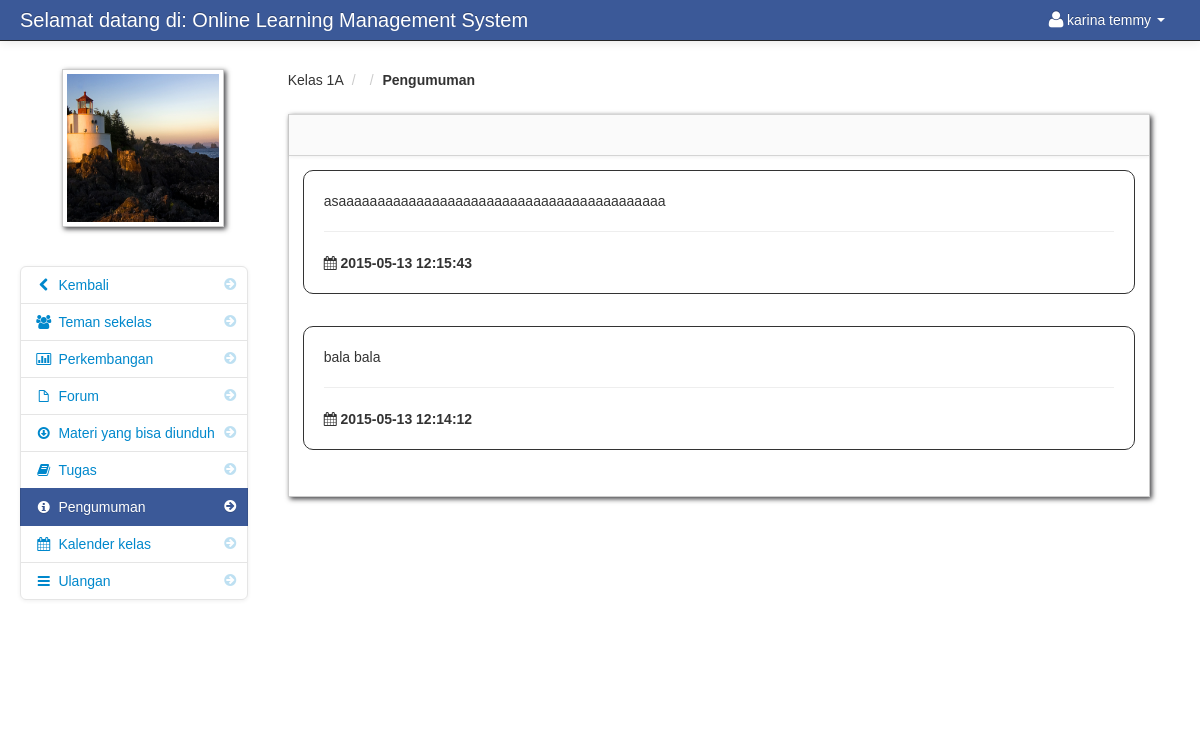
The page /announcements_student.php?id=201 (signed in) on the database its author committed.
### tables this page shows
CREATE TABLE IF NOT EXISTS `student` (
  `student_id` int(11) NOT NULL AUTO_INCREMENT,
  `firstname` varchar(100) NOT NULL,
  `lastname` varchar(100) NOT NULL,
  `class_id` int(11) NOT NULL,
  `username` varchar(100) NOT NULL,
  `password` varchar(100) NOT NULL,
  `location` varchar(100) NOT NULL,
  `status` varchar(100) NOT NULL,
  `forum_notification` enum('0','1') NOT NULL DEFAULT '1',
  `email` varchar(30) NOT NULL,
  PRIMARY KEY (`student_id`)
);

CREATE TABLE IF NOT EXISTS `teacher_class` (
  `teacher_class_id` int(11) NOT NULL AUTO_INCREMENT,
  `teacher_id` int(11) NOT NULL,
  `class_id` int(11) NOT NULL,
  `subject_id` int(11) NOT NULL,
  `thumbnails` varchar(100) NOT NULL,
  `school_year` varchar(100) NOT NULL,
  PRIMARY KEY (`teacher_class_id`)
);

CREATE TABLE IF NOT EXISTS `class` (
  `class_id` int(11) NOT NULL AUTO_INCREMENT,
  `class_name` varchar(100) NOT NULL,
  PRIMARY KEY (`class_id`)
);

CREATE TABLE IF NOT EXISTS `teacher_class_announcements` (
  `teacher_class_announcements_id` int(11) NOT NULL AUTO_INCREMENT,
  `content` varchar(500) NOT NULL,
  `teacher_id` varchar(100) NOT NULL,
  `teacher_class_id` int(11) NOT NULL,
  `date` varchar(50) NOT NULL,
  PRIMARY KEY (`teacher_class_announcements_id`)
);

### session.php (called while the page is built, shortened)
<?php
$session_id=$_SESSION['id'];
?>

### announcements_student.php (the view, shortened to what this page needs)
<?php include('header_dashboard.php'); ?>
<?php include('session.php'); ?>
<?php $get_id = $_GET['id']; ?>
    <body>
		<?php include('navbar_student.php'); ?>
        <div class="container-fluid">
            <div class="row-fluid">
				<?php include('annoucement_link_student.php'); ?>
                <div class="span9" id="content">
                     <div class="row-fluid">
										<?php $class_query = mysql_query("select * from teacher_class
										LEFT JOIN class ON class.class_id = teacher_class.class_id
										LEFT JOIN subject ON subject.subject_id = teacher_class.subject_id
										where teacher_class_id = '$get_id'")or die(mysql_error());
										$class_row = mysql_fetch_array($class_query);
										?>
					     <ul class="breadcrumb">
							<li><a href="#"><?php echo $class_row['class_name']; ?></a> <span class="divider">/</span></li>
							<li><a href="#"><?php echo $class_row['subject_code']; ?></a> <span class="divider">/</span></li>
							<li><a href="#"><b>Pengumuman</b></a></li>
						</ul>
                        <div id="block_bg" class="block">
                            <div class="navbar navbar-inner block-header">
                            </div>
                            <div class="block-content collapse in">
                                <div class="span12">
								 <?php
								 $query_announcement = mysql_query("select * from teacher_class_announcements
																	where  teacher_class_id = '$get_id' order by date DESC
																	")or die(mysql_error());
								$count = mysql_num_rows($query_announcement);
								if ($count > 0){
								 while($row = mysql_fetch_array($query_announcement)){
								 $id = $row['teacher_class_announcements_id'];
								 ?>
											<div class="post"  id="del<?php echo $id; ?>">
											<?php echo $row['content']; ?>
											<hr>
											<strong><i class="icon-calendar"></i> <?php echo $row['date']; ?></strong>
											</div>
								<?php }}else{ ?>
								<div class="alert alert-info"><i class="icon-info-sign"></i> Tidak ada pengumuman.</div>
								<?php } ?>
                                </div>
                            </div>
                        </div>
                    </div>
                </div>
                </div>
            </div>
		<?php include('footer.php'); ?>
		<?php include('script.php'); ?>
    </body>
</html>

### navbar_student.php (shortened to what this page needs)
<div class="navbar navbar-fixed-top navbar-inverse">
        <div class="navbar-inner">
            <div class="container-fluid">
                <a class="brand" href="#">Selamat datang di: Online Learning Management System</a>
					<div class="nav-collapse collapse">
						<ul class="nav pull-right">
							<?php $query= mysql_query("select * from student where student_id = '$session_id'")or die(mysql_error());
									$row = mysql_fetch_array($query);
							?>
							<li class="dropdown">
							<link rel="stylesheet" href="popup1/style.css" type="text/css" />
								<a href="#" role="button" class="dropdown-toggle" data-toggle="dropdown"> <i class="icon-user icon-large"></i><?php echo $row['firstname']." ".$row['lastname'];  ?> <i class="caret"></i></a>
							</li>
						</ul>
					</div>
            </div>
        </div>
</div>

### annoucement_link_student.php (shortened to what this page needs)
<div class="span3" id="sidebar">
	<img id="avatar" src="admin/<?php echo $row['location']; ?>" class="img-polaroid">
		<ul class="nav nav-list bs-docs-sidenav nav-collapse collapse">
				<li class=""><a href="dashboard_student.php"><i class="icon-chevron-right"></i><i class="icon-chevron-left"></i>&nbsp;Kembali</a></li>
				<li class=""><a href="my_classmates.php<?php echo '?id='.$get_id; ?>"><i class="icon-chevron-right"></i><i class="icon-group"></i>&nbsp;Teman sekelas</a></li>
				<li class=""><a href="progress.php<?php echo '?id='.$get_id; ?>"><i class="icon-chevron-right"></i><i class="icon-bar-chart"></i>&nbsp;Perkembangan</a></li>
				<li class=""><a href="subject_overview_student.php<?php echo '?id='.$get_id; ?>"><i class="icon-chevron-right"></i><i class="icon-file"></i>&nbsp;Forum</a></li>
				<li class=""><a href="downloadable_student.php<?php echo '?id='.$get_id; ?>"><i class="icon-chevron-right"></i><i class="icon-download"></i>&nbsp;Materi yang bisa diunduh</a></li>
				<li class=""><a href="assignment_student.php<?php echo '?id='.$get_id; ?>"><i class="icon-chevron-right"></i><i class="icon-book"></i>&nbsp;Tugas</a></li>
				<li class="active"><a href="announcements_student.php<?php echo '?id='.$get_id; ?>"><i class="icon-chevron-right"></i><i class="icon-info-sign"></i>&nbsp;Pengumuman</a></li>
				<li class=""><a href="class_calendar_student.php<?php echo '?id='.$get_id; ?>"><i class="icon-chevron-right"></i><i class="icon-calendar"></i>&nbsp;Kalender kelas</a></li>
				<li class=""><a href="student_quiz_list.php<?php echo '?id='.$get_id; ?>"><i class="icon-chevron-right"></i><i class="icon-reorder"></i>&nbsp;Ulangan</a></li>
		</ul>
</div>

### admin/assets/styles.css (style rules this page uses)
body { padding-top: 60px; padding-bottom: 40px; }
#content { margin-left:0px; }
.breadcrumb { margin: 0 0 0px; padding: 10px 0px; background-color: transparent; }
.block { background: url("../images/pixel-60fff.png") repeat scroll 0 0 rgba(0, 0, 0, 0) !important; border: 1px solid #ccc; background: white; margin: 1em 0em; border-top: none; -webkit-box-shadow: 2px 2px 5px rgba(0, 0, 6, 0.75); -moz-box-shadow: 2px 2px 5px rgba(0, 0, 6, 0.75); box-shadow: 2px 2px 5px rgba(0, 0, 6, 0.75); }
.block-content { margin: 1em; min-height: .25em; }
.block-header { margin-bottom: 0px; border-right: none; border-left: none; -webkit-border-radius: 0px; -moz-border-radius: 0px; border-radius: 0px; }
.bs-docs-sidenav { max-width: 228px; margin: 30px 0 0; padding: 0; background-color: #fff; -webkit-border-radius: 6px; -moz-border-radius: 6px; border-radius: 6px; -webkit-box-shadow: 0 1px 4px rgba(0,0,0,.065); -moz-box-shadow: 0 1px 4px rgba(0,0,0,.065); box-shadow: 0 1px 4px rgba(0,0,0,.065); }
.bs-docs-sidenav > li > a { display: block; width: 190px \9; margin: 0 0 -1px; padding: 8px 14px; border: 1px solid #e5e5e5; }
.bs-docs-sidenav > li:first-child > a { -webkit-border-radius: 6px 6px 0 0; -moz-border-radius: 6px 6px 0 0; border-radius: 6px 6px 0 0; }
.bs-docs-sidenav > li:last-child > a { -webkit-border-radius: 0 0 6px 6px; -moz-border-radius: 0 0 6px 6px; border-radius: 0 0 6px 6px; }
.bs-docs-sidenav > .active > a { position: relative; z-index: 2; padding: 9px 15px; border: 0; text-shadow: 0 1px 0 rgba(0,0,0,.15); -webkit-box-shadow: inset 1px 0 0 rgba(0,0,0,.1), inset -1px 0 0 rgba(0,0,0,.1); -moz-box-shadow: inset 1px 0 0 rgba(0,0,0,.1), inset -1px 0 0 rgba(0,0,0,.1); box-shadow: inset 1px 0 0 rgba(0,0,0,.1), inset -1px 0 0 rgba(0,0,0,.1); }
.bs-docs-sidenav .icon-chevron-right { float: right; margin-top: 2px; margin-right: -6px; opacity: .25; }
.bs-docs-sidenav .active .icon-chevron-right, .bs-docs-sidenav .active a:hover .icon-chevron-right { opacity: 1; }

### popup1/style.css (style rules this page uses)
* { margin: 0; padding: 0; }
body, html { font-family: Calibri, "times new roman", sans-serif; }

### rows shown on the page
student: firstname "karina", lastname "temmy", location (picture)
teacher_class: class.class_name "Kelas 1A"
teacher_class_announcements: content "asaaaaaaaaaaaaaaaaaaaaaaaaaaaaaaaaaaaaaaaaaa", date "2015-05-13 12:15:43"
teacher_class_announcements: content "bala bala", date "2015-05-13 12:14:12"
